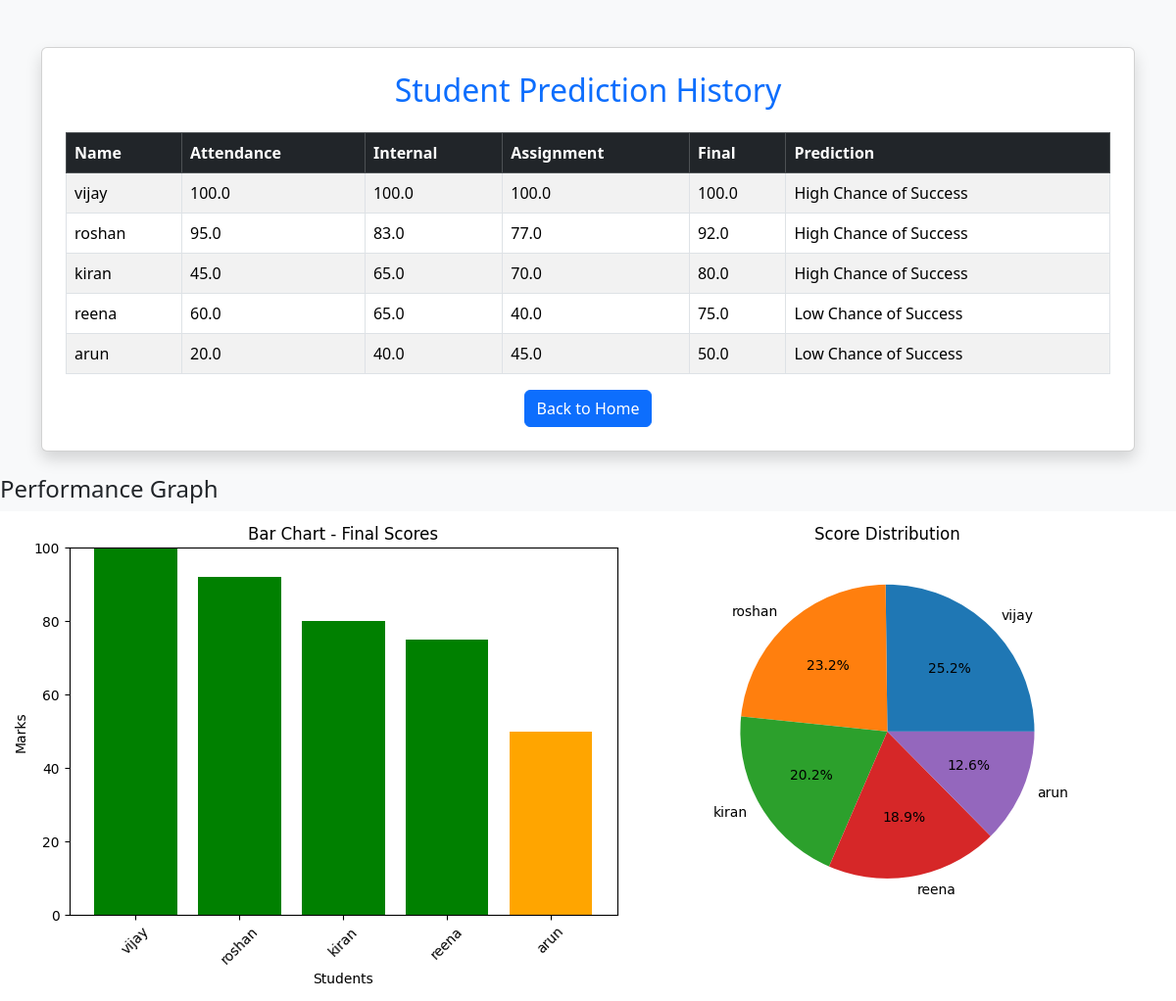
Page /history/ (signed in) on the committed database.
### students/models.py (models this page shows, shortened)
class Student(models.Model):
    name = models.CharField(max_length=100)
    attendance = models.FloatField()
    internal_marks = models.FloatField()
    assignment_score = models.FloatField()
    final_exam_score = models.FloatField()
    prediction_result = models.CharField(max_length=100)   # NEW FIELD

### students/views.py (the view)
# urls.py: path('history/', views.history, name='history'),
@login_required
def history(request):
    students = Student.objects.all().order_by('-final_exam_score')
    names = [student.name for student in students]
    scores = [student.final_exam_score for student in students]
    colors = []
    for score in scores:
        if score <= 40:
            colors.append("red")
        elif score <= 70:
            colors.append("orange")
        else:
            colors.append("green")
    plt.figure(figsize=(12, 5))
    plt.subplot(1, 2, 1)
    plt.bar(names, scores, color=colors)
    plt.title("Bar Chart - Final Scores")
    plt.xlabel("Students")
    plt.ylabel("Marks")
    plt.ylim(0, 100)
    plt.xticks(rotation=45)
    plt.subplot(1, 2, 2)
    plt.pie(scores, labels=names, autopct='%1.1f%%')
    plt.title("Score Distribution")
    buffer = io.BytesIO()
    plt.tight_layout()
    plt.savefig(buffer, format='png')
    buffer.seek(0)
    image_png = buffer.getvalue()
    graph = base64.b64encode(image_png).decode('utf-8')
    buffer.close()
    plt.close()
    return render(request, "history.html", {
        "students": students,
        "graph": graph
    })

### students/templates/history.html (shortened to what this page needs)
<!DOCTYPE html>
<html>
<head>
    <link href="https://cdn.jsdelivr.net/npm/bootstrap@5.3.2/dist/css/bootstrap.min.css" rel="stylesheet">
</head>
<body class="bg-light">
<div class="container mt-5">
    <div class="card shadow p-4">
        <h2 class="text-center mb-4 text-primary">Student Prediction History</h2>
        <table class="table table-striped table-bordered">
            <thead class="table-dark">
                <tr>
                    <th>Name</th>
                    <th>Attendance</th>
                    <th>Internal</th>
                    <th>Assignment</th>
                    <th>Final</th>
                    <th>Prediction</th>
                </tr>
            </thead>
            <tbody>
                {% for student in students %}
                <tr>
                    <td>{{ student.name }}</td>
                    <td>{{ student.attendance }}</td>
                    <td>{{ student.internal_marks }}</td>
                    <td>{{ student.assignment_score }}</td>
                    <td>{{ student.final_exam_score }}</td>
                    <td>{{ student.prediction_result }}</td>
                </tr>
                {% endfor %}
            </tbody>
        </table>
        <div class="text-center">
            <a href="/" class="btn btn-primary">Back to Home</a>
        </div>
    </div>
</div>
</body>
</html>
<h4 class="mt-4">Performance Graph</h4>
<img class="img-fluid"/>

### rows in the picture
Student: name "vijay", attendance "100.0", internal_marks "100.0", assignment_score "100.0", final_exam_score "100.0", prediction_result "High Chance of Success"
Student: name "roshan", attendance "95.0", internal_marks "83.0", assignment_score "77.0", final_exam_score "92.0", prediction_result "High Chance of Success"
Student: name "kiran", attendance "45.0", internal_marks "65.0", assignment_score "70.0", final_exam_score "80.0", prediction_result "High Chance of Success"
Student: name "reena", attendance "60.0", internal_marks "65.0", assignment_score "40.0", final_exam_score "75.0", prediction_result "Low Chance of Success"
Student: name "arun", attendance "20.0", internal_marks "40.0", assignment_score "45.0", final_exam_score "50.0", prediction_result "Low Chance of Success"
